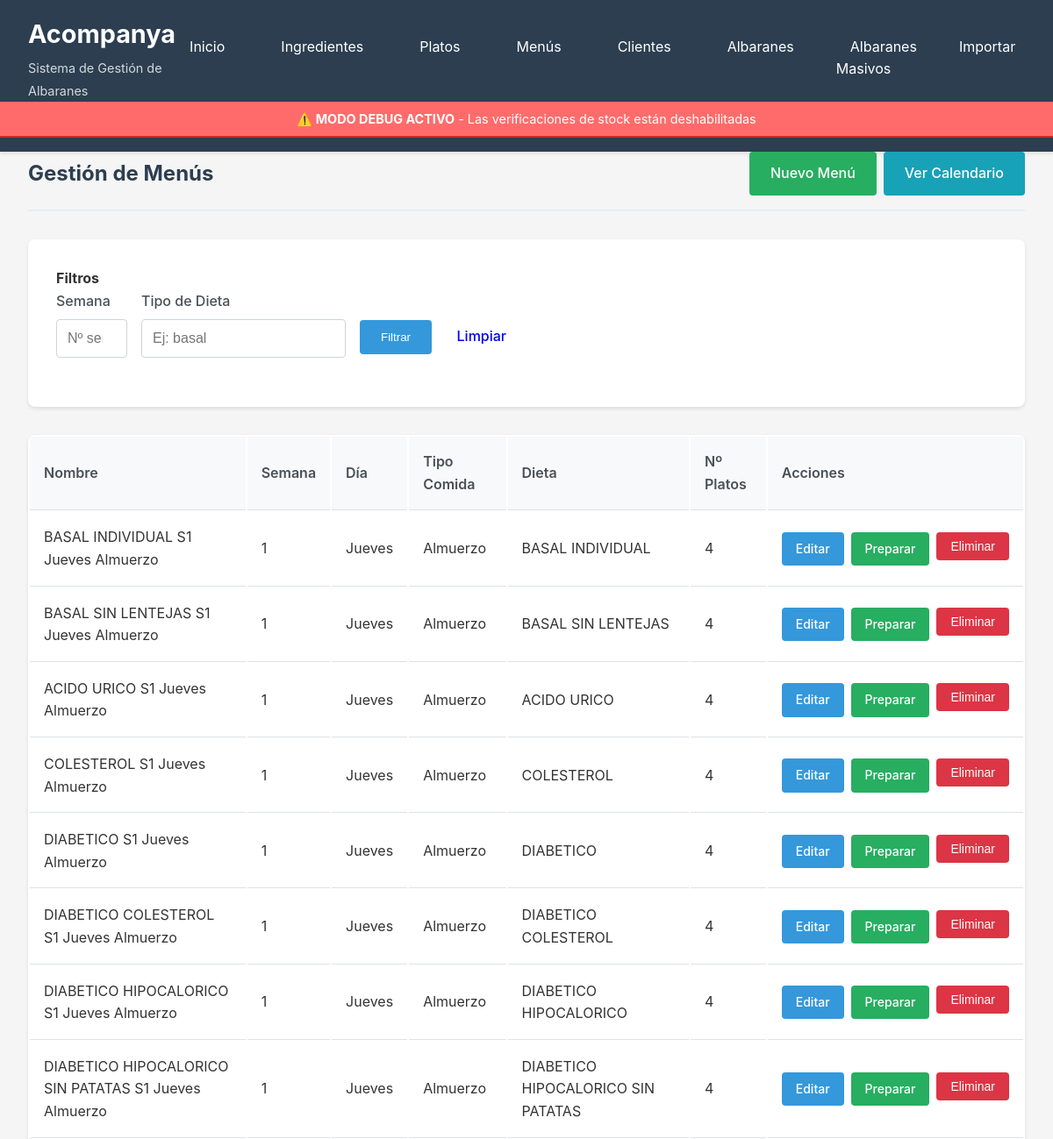
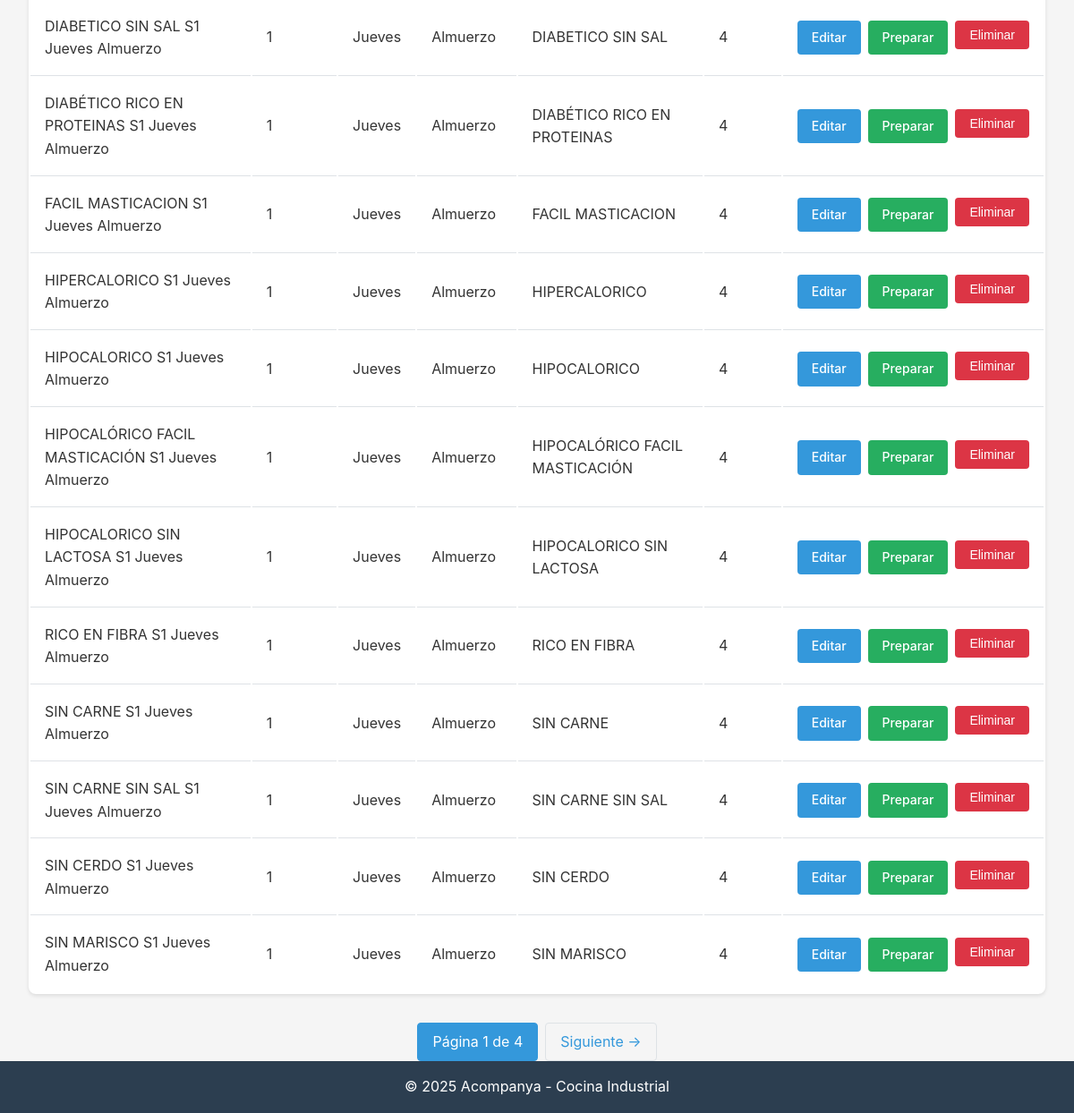
The page /menus/ on the database its author committed (2 pictures, top to bottom).
### database/models.py (models this page shows, shortened)
class Menu(db.Model):
    __tablename__ = 'menus'
    id = db.Column(db.Integer, primary_key=True)
    nombre = db.Column(db.String(200), nullable=False)
    dia_semana = db.Column(Enum(DiaSemana), nullable=False)
    numero_semana = db.Column(db.Integer, nullable=False)
    tipo_dieta = db.Column(db.String(100), nullable=False, default='basal')
    tipo_comida = db.Column(Enum(TipoComida), nullable=False)
    created_at = db.Column(db.DateTime, default=datetime.utcnow)
    platos = db.relationship('Plato', secondary=menus_platos, backref='menus')
    detalles_albaran = db.relationship('AlbaranDetalle', backref='menu', lazy='dynamic')

### routes/menus.py (the view)
@menus_bp.route('/')
def listar():
    page = request.args.get('page', 1, type=int)
    semana = request.args.get('semana', type=int)
    tipo_dieta = request.args.get('tipo_dieta')
    query = Menu.query
    if semana:
        query = query.filter(Menu.numero_semana == semana)
    if tipo_dieta:
        query = query.filter(Menu.tipo_dieta == tipo_dieta)
    menus = query.order_by(Menu.numero_semana.desc(), Menu.dia_semana).paginate(
        page=page, per_page=20, error_out=False
    )
    return render_template('menus/listar.html', menus=menus)

### app.py (called while the page is built)
def create_app():
    app = Flask(__name__)
    app.config.from_object(Config)
    init_db(app)
    app.register_blueprint(ingredientes_bp, url_prefix='/ingredientes')
    app.register_blueprint(platos_bp, url_prefix='/platos')
    app.register_blueprint(menus_bp, url_prefix='/menus')
    app.register_blueprint(albaranes_bp, url_prefix='/albaranes')
    app.register_blueprint(importar_bp, url_prefix='/importar')
    app.register_blueprint(clientes_bp, url_prefix='/clientes')
    app.register_blueprint(albaranes_masivos_bp, url_prefix='/albaranes-masivos')
    @app.context_processor
    def inject_config():
        return dict(config=app.config)
    @app.route('/')
    def index():
        return render_template('index.html')
    @app.route('/dashboard')
    def dashboard():
        return render_template('dashboard.html')
    return app

### templates/menus/listar.html (shortened to what this page needs)
{% extends "base.html" %}
{% block content %}
<div class="page-header">
    <h2>Gestión de Menús</h2>
    <div class="action-group">
        <a href="{{ url_for('menus.nuevo') }}" class="btn btn-success">Nuevo Menú</a>
        <a href="{{ url_for('menus.calendario') }}" class="btn btn-info">Ver Calendario</a>
    </div>
</div>
<form method="GET" action="{{ url_for('menus.listar') }}" class="albaran-section">
    <h4>Filtros</h4>
    <div class="form-row" style="display: flex; gap: 1rem; align-items: flex-end;">
        <div class="form-group">
            <label for="semana" class="form-label">Semana</label>
            <input type="number" class="form-control" id="semana" name="semana"
                   min="1" max="53" value="{{ request.args.get('semana', '') }}" placeholder="Nº semana">
        </div>
        <div class="form-group">
            <label for="tipo_dieta" class="form-label">Tipo de Dieta</label>
            <input type="text" class="form-control" id="tipo_dieta" name="tipo_dieta"
                   value="{{ request.args.get('tipo_dieta', '') }}" placeholder="Ej: basal">
        </div>
        <div class="form-group">
            <button type="submit" class="btn btn-primary">Filtrar</button>
            <a href="{{ url_for('menus.listar') }}" class="btn btn-secondary">Limpiar</a>
        </div>
    </div>
</form>
<table class="table">
    <thead>
        <tr>
            <th>Nombre</th>
            <th>Semana</th>
            <th>Día</th>
            <th>Tipo Comida</th>
            <th>Dieta</th>
            <th>Nº Platos</th>
            <th>Acciones</th>
        </tr>
    </thead>
    <tbody>
        {% for menu in menus.items %}
        <tr>
            <td>{{ menu.nombre }}</td>
            <td>{{ menu.numero_semana }}</td>
            <td>{{ menu.dia_semana.value|title }}</td>
            <td>{{ menu.tipo_comida.value|title }}</td>
            <td>{{ menu.tipo_dieta }}</td>
            <td>{{ menu.platos|length }}</td>
            <td>
                <div class="action-group">
                    <a href="{{ url_for('menus.editar', id=menu.id) }}" class="btn btn-sm btn-primary">Editar</a>
                    <a href="{{ url_for('menus.preparar', id=menu.id) }}" class="btn btn-sm btn-success">Preparar</a>
                    <form action="{{ url_for('menus.eliminar', id=menu.id) }}" method="POST" style="display: inline;" onsubmit="return confirmDelete('¿Eliminar este menú?')">
                        <button type="submit" class="btn btn-sm btn-danger">Eliminar</button>
                    </form>
                </div>
            </td>
        </tr>
        {% endfor %}
    </tbody>
</table>
{% if menus.has_prev or menus.has_next %}
<div class="pagination">
    <span class="active">Página {{ menus.page }} de {{ menus.pages }}</span>
    {% if menus.has_next %}
        {% set args = dict(request.args) %}
        {% if 'page' in args %}{% set _ = args.pop('page') %}{% endif %}
        <a href="{{ url_for('menus.listar', page=menus.next_num, **args) }}">Siguiente →</a>
    {% endif %}
</div>
{% endif %}
{% endblock %}

### static/css/style.css (style rules this page uses)
* { margin: 0; padding: 0; box-sizing: border-box; }
body { font-family: -apple-system, BlinkMacSystemFont, 'Segoe UI', Roboto, 'Helvetica Neue', Arial, sans-serif; line-height: 1.6; color: #333; background-color: #f5f5f5; min-height: 100vh; display: flex; flex-direction: column; }
.btn { display: inline-block; padding: 0.75rem 1.5rem; text-decoration: none; border-radius: 4px; font-weight: 500; transition: all 0.3s; border: none; cursor: pointer; text-align: center; }
.btn-primary { background-color: #3498db; color: white; }
.btn-success { background-color: #27ae60; color: white; }
.btn-info { background-color: #17a2b8; color: white; }
.btn-danger { background-color: #dc3545; color: white; }
.btn-sm { padding: 0.5rem 1rem; font-size: 0.875rem; }
.table { width: 100%; background: white; border-radius: 8px; overflow: hidden; box-shadow: 0 2px 4px rgba(0,0,0,0.1); }
.table th, .table td { padding: 1rem; text-align: left; border-bottom: 1px solid #dee2e6; }
.table th { background-color: #f8f9fa; font-weight: 600; color: #495057; }
.table tbody tr:last-child td { border-bottom: none; }
.form-group { margin-bottom: 1.5rem; }
.form-label { display: block; margin-bottom: 0.5rem; font-weight: 500; color: #495057; }
.form-control { width: 100%; padding: 0.75rem; border: 1px solid #ced4da; border-radius: 4px; font-size: 1rem; transition: border-color 0.3s; }
.page-header { display: flex; justify-content: space-between; align-items: center; margin-bottom: 2rem; padding-bottom: 1rem; border-bottom: 2px solid #e9ecef; }
.page-header h2 { color: #2c3e50; }
.action-group { display: flex; gap: 0.5rem; }
.pagination { display: flex; justify-content: center; margin-top: 2rem; gap: 0.5rem; }
.pagination a, .pagination span { padding: 0.5rem 1rem; text-decoration: none; border: 1px solid #dee2e6; color: #3498db; border-radius: 4px; }
.pagination .active { background-color: #3498db; color: white; border-color: #3498db; }
.albaran-section { background: white; padding: 2rem; border-radius: 8px; margin-bottom: 2rem; box-shadow: 0 2px 4px rgba(0,0,0,0.1); }

### rows shown on the page
Menu: nombre "BASAL INDIVIDUAL S1 Jueves Almuerzo", numero_semana "1", dia_semana.value "Jueves", tipo_comida.value "Almuerzo", tipo_dieta "BASAL INDIVIDUAL", platos|length "4"
Menu: nombre "BASAL SIN LENTEJAS S1 Jueves Almuerzo", numero_semana "1", dia_semana.value "Jueves", tipo_comida.value "Almuerzo", tipo_dieta "BASAL SIN LENTEJAS", platos|length "4"
Menu: nombre "ACIDO URICO S1 Jueves Almuerzo", numero_semana "1", dia_semana.value "Jueves", tipo_comida.value "Almuerzo", tipo_dieta "ACIDO URICO", platos|length "4"
Menu: nombre "COLESTEROL S1 Jueves Almuerzo", numero_semana "1", dia_semana.value "Jueves", tipo_comida.value "Almuerzo", tipo_dieta "COLESTEROL", platos|length "4"
Menu: nombre "DIABETICO S1 Jueves Almuerzo", numero_semana "1", dia_semana.value "Jueves", tipo_comida.value "Almuerzo", tipo_dieta "DIABETICO", platos|length "4"
Menu: nombre "DIABETICO COLESTEROL S1 Jueves Almuerzo", numero_semana "1", dia_semana.value "Jueves", tipo_comida.value "Almuerzo", tipo_dieta "DIABETICO COLESTEROL", platos|length "4"
Menu: nombre "DIABETICO HIPOCALORICO S1 Jueves Almuerzo", numero_semana "1", dia_semana.value "Jueves", tipo_comida.value "Almuerzo", tipo_dieta "DIABETICO HIPOCALORICO", platos|length "4"
Menu: nombre "DIABETICO HIPOCALORICO SIN PATATAS S1 Jueves Almuerzo", numero_semana "1", dia_semana.value "Jueves", tipo_comida.value "Almuerzo", tipo_dieta "DIABETICO HIPOCALORICO SIN PATATAS", platos|length "4"
Menu: nombre "DIABETICO SIN SAL S1 Jueves Almuerzo", numero_semana "1", dia_semana.value "Jueves", tipo_comida.value "Almuerzo", tipo_dieta "DIABETICO SIN SAL", platos|length "4"
Menu: nombre "DIABÉTICO RICO EN PROTEINAS S1 Jueves Almuerzo", numero_semana "1", dia_semana.value "Jueves", tipo_comida.value "Almuerzo", tipo_dieta "DIABÉTICO RICO EN PROTEINAS", platos|length "4"
Menu: nombre "FACIL MASTICACION S1 Jueves Almuerzo", numero_semana "1", dia_semana.value "Jueves", tipo_comida.value "Almuerzo", tipo_dieta "FACIL MASTICACION", platos|length "4"
Menu: nombre "HIPERCALORICO S1 Jueves Almuerzo", numero_semana "1", dia_semana.value "Jueves", tipo_comida.value "Almuerzo", tipo_dieta "HIPERCALORICO", platos|length "4"
Menu: nombre "HIPOCALORICO S1 Jueves Almuerzo", numero_semana "1", dia_semana.value "Jueves", tipo_comida.value "Almuerzo", tipo_dieta "HIPOCALORICO", platos|length "4"
Menu: nombre "HIPOCALÓRICO FACIL MASTICACIÓN S1 Jueves Almuerzo", numero_semana "1", dia_semana.value "Jueves", tipo_comida.value "Almuerzo", tipo_dieta "HIPOCALÓRICO FACIL MASTICACIÓN", platos|length "4"
Menu: nombre "HIPOCALORICO SIN LACTOSA S1 Jueves Almuerzo", numero_semana "1", dia_semana.value "Jueves", tipo_comida.value "Almuerzo", tipo_dieta "HIPOCALORICO SIN LACTOSA", platos|length "4"
Menu: nombre "RICO EN FIBRA S1 Jueves Almuerzo", numero_semana "1", dia_semana.value "Jueves", tipo_comida.value "Almuerzo", tipo_dieta "RICO EN FIBRA", platos|length "4"
Menu: nombre "SIN CARNE S1 Jueves Almuerzo", numero_semana "1", dia_semana.value "Jueves", tipo_comida.value "Almuerzo", tipo_dieta "SIN CARNE", platos|length "4"
Menu: nombre "SIN CARNE SIN SAL S1 Jueves Almuerzo", numero_semana "1", dia_semana.value "Jueves", tipo_comida.value "Almuerzo", tipo_dieta "SIN CARNE SIN SAL", platos|length "4"
Menu: nombre "SIN CERDO S1 Jueves Almuerzo", numero_semana "1", dia_semana.value "Jueves", tipo_comida.value "Almuerzo", tipo_dieta "SIN CERDO", platos|length "4"
Menu: nombre "SIN MARISCO S1 Jueves Almuerzo", numero_semana "1", dia_semana.value "Jueves", tipo_comida.value "Almuerzo", tipo_dieta "SIN MARISCO", platos|length "4"

### other values the page prints
{{ menus.page }} "1"
{{ menus.pages }} "4"
